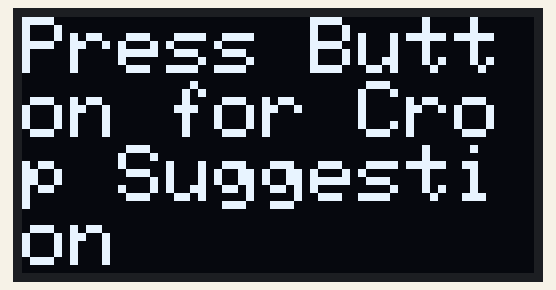
This sketch was run on a simulated Arduino Uno, built with avr-gcc and run on an emulated ATmega328P. Shown: 128×64 one-colour display.

Above: at 1.1 s.

The sketch:

Oled.ino
```cpp
#include <Adafruit_GFX.h>
#include <Adafruit_SSD1306.h>

#define SCREEN_WIDTH 128 // OLED display width,  in pixels
#define SCREEN_HEIGHT 64 // OLED display height, in pixels

// declare an SSD1306 display object connected to I2C
Adafruit_SSD1306 oled(SCREEN_WIDTH, SCREEN_HEIGHT, &Wire, -1);

void setup() {
  // Set the baud rate for the Serial port
  Serial.begin(9600);

  if (!oled.begin(SSD1306_SWITCHCAPVCC, 0x3C)) {
    Serial.println(F("SSD1306 allocation failed"));
    while (true);
  }
  delay(1000);
  oled.clearDisplay();
  oled.setCursor(0,0);
  oled.setTextSize(2);
  oled.setTextColor(WHITE);
  oled.print("Press Button for Crop Suggestion");
  oled.display();
  delay(1000);
}

void loop(){

  oled.clearDisplay();
  oled.setTextSize(1);
  oled.setTextColor(WHITE);
  oled.setCursor(0,0);
  oled.print("Nitrogen:");
  oled.setCursor(5,18);
  oled.print(321);
  oled.setTextSize(1);
  oled.setCursor(43,18);
  oled.print("mg/Kg");
  oled.display();
  delay(2000);

  // oled.clearDisplay();
  // oled.setTextSize(2);
  // oled.setTextColor(WHITE);
  // oled.setCursor(0,0);
  // oled.print("Phosphorus:");
  // oled.setCursor(5,18);
  // oled.print(231);
  // oled.setTextSize(1);
  // oled.setCursor(43,18);
  // oled.print("mg/Kg");
  // oled.display();
  // delay(2000);

  // oled.clearDisplay();
  // oled.setTextSize(2);
  // oled.setTextColor(WHITE);
  // oled.setCursor(0,0);
  // oled.print("Potassium:");
  // oled.setCursor(5,18);
  // oled.print(231);
  // oled.setTextSize(1);
  // oled.setCursor(43,18);
  // oled.print("mg/Kg");
  // oled.display();
  // delay(2000);

  // oled.clearDisplay();
  // oled.setTextSize(2);
  // oled.setTextColor(WHITE);
  // oled.setCursor(0,0);
  // oled.print("Moisture:");
  // oled.setCursor(6,18);
  // oled.print(84);
  // oled.setTextSize(2);
  // oled.setCursor(46,18);
  // oled.print("%");
  // oled.display();
  // delay(2000);

  // oled.clearDisplay();
  // oled.setTextSize(2);
  // oled.setTextColor(WHITE);
  // oled.setCursor(0,0);
  // oled.print("Temp:");
  // oled.setCursor(6,18);
  // oled.print(23);
  // oled.setTextSize(1);
  // oled.setCursor(46,18);
  // oled.print("°C");
  // oled.display();
  // delay(2000);

  // oled.clearDisplay();
  // oled.setTextSize(2);
  // oled.setTextColor(WHITE);
  // oled.setCursor(0,0);
  // oled.print("Humidity:");
  // oled.setCursor(6,18);
  // oled.print(97);
  // oled.setTextSize(2);
  // oled.setCursor(46,18);
  // oled.print("%");
  // oled.display();
  // delay(2000);

  // oled.clearDisplay();
  // oled.setTextSize(3);
  // oled.setTextColor(WHITE);
  // oled.setCursor(0,0);
  // oled.print("Rice");
  // oled.display();
  // delay(5000);

  // oled.clearDisplay();
  // oled.setCursor(0,0);
  // oled.setTextSize(2);
  // oled.setTextColor(WHITE);
  // oled.print("Press Button for Crop Suggestion");
  // oled.display();
}

// #include <SPI.h>
// #include <Wire.h>
// #include <Adafruit_GFX.h>
// #include <Adafruit_SSD1306.h>

// #define OLED_RESET 4
// Adafruit_SSD1306 display(128, 32, &Wire, -1);

// // this is the bitmap, change this variable for your specification.
// const unsigned char myBitmap [] PROGMEM = {
// 	0xff, 0xff, 0xff, 0xff, 0xff, 0xff, 0xff, 0xff, 0xff, 0xff, 0xff, 0xff, 0xff, 0xff, 0xff, 0xff,
// 	0xff, 0xff, 0xff, 0xff, 0xff, 0xff, 0xff, 0xff, 0xff, 0xff, 0xff, 0xff, 0xff, 0xff, 0xff, 0xff,
// 	0xff, 0xff, 0xff, 0xff, 0xff, 0xfe, 0x7f, 0xff, 0xff, 0xff, 0xff, 0xff, 0xff, 0xff, 0xff, 0xff,
// 	0xff, 0xff, 0x1f, 0xff, 0xfc, 0x3f, 0xff, 0xff, 0xff, 0xff, 0xff, 0xff, 0xff, 0xff, 0xff, 0xff,
// 	0xff, 0x83, 0xff, 0xf8, 0x1f, 0xff, 0xff, 0xff, 0xff, 0xff, 0xff, 0xff, 0xff, 0xff, 0xff, 0xff,
// 	0xc0, 0xf0, 0x00, 0x07, 0xff, 0xff, 0xff, 0xff, 0xff, 0xff, 0xff, 0xff, 0xff, 0xff, 0xff, 0xc0,
// 	0x00, 0x00, 0x00, 0x3f, 0xbf, 0xff, 0xff, 0xff, 0xff, 0xff, 0xff, 0xfc, 0x1f, 0xf8, 0x00, 0xff,
// 	0xff, 0xff, 0xfc, 0x30, 0x7f, 0xff, 0xff, 0xff, 0xff, 0xff, 0xff, 0x80, 0x00, 0x3f, 0xff, 0xff,
// 	0xff, 0x0e, 0xc1, 0xff, 0xff, 0xff, 0xff, 0xff, 0xff, 0xff, 0xf8, 0x03, 0xff, 0xff, 0xff, 0xf7,
// 	0x80, 0x03, 0xf0, 0x03, 0xff, 0xff, 0xff, 0xff, 0xff, 0xf0, 0x1f, 0x31, 0xff, 0xff, 0xe1, 0x9c,
// 	0x3e, 0x00, 0x3f, 0xff, 0xff, 0xff, 0xff, 0xff, 0xe0, 0x7f, 0x01, 0x8f, 0xff, 0x1c, 0x40, 0xff,
// 	0x03, 0xff, 0xff, 0xff, 0xff, 0xff, 0xff, 0xc0, 0xff, 0xe0, 0x9d, 0xff, 0x84, 0xc1, 0xff, 0x81,
// 	0xff, 0xff, 0xff, 0xff, 0xff, 0x00, 0x01, 0xff, 0xfc, 0x61, 0xfc, 0xf9, 0x87, 0xff, 0xc0, 0xff,
// 	0xff, 0xff, 0xff, 0xff, 0xff, 0x81, 0xff, 0xfe, 0x36, 0x3e, 0x1b, 0x07, 0xff, 0xc0, 0x07, 0xff,
// 	0xff, 0xff, 0xff, 0xff, 0xc0, 0xff, 0xff, 0x1b, 0x9f, 0xf3, 0xff, 0xff, 0x80, 0x00, 0x7f, 0xff,
// 	0xff, 0xff, 0xff, 0xc0, 0x7f, 0xff, 0x09, 0x3c, 0x32, 0x0f, 0xff, 0x01, 0xff, 0xff, 0xff, 0xff,
// 	0xff, 0xff, 0x80, 0x3f, 0xff, 0x8d, 0x8f, 0xf3, 0xff, 0xfe, 0x07, 0xff, 0xff, 0xff, 0xff, 0xff,
// 	0xf0, 0x00, 0x0f, 0xff, 0xfc, 0xff, 0xe3, 0xff, 0xff, 0xff, 0xff, 0xff, 0xff, 0xff, 0xff, 0xff,
// 	0xff, 0x03, 0xff, 0xf8, 0x00, 0x00, 0x00, 0x00, 0x00, 0x3f, 0xff, 0xff, 0xff, 0xff, 0xff, 0xff,
// 	0xc0, 0x00, 0x00, 0x00, 0x00, 0x00, 0x00, 0x00, 0x00, 0x3f, 0xff, 0xff, 0xfc, 0x00, 0x00, 0x00,
// 	0x00, 0x00, 0x00, 0x00, 0x1f, 0xff, 0xff, 0xff, 0xff, 0xff, 0xff, 0xff, 0xff, 0xf0, 0x00, 0x00,
// 	0x07, 0xff, 0xe0, 0x00, 0x00, 0x00, 0x3f, 0xff, 0xff, 0xff, 0xff, 0xff, 0xff, 0xff, 0xff, 0x80,
// 	0x00, 0x00, 0x00, 0x3f, 0xff, 0xff, 0xff, 0xff, 0xff, 0xff, 0xff, 0xff, 0xff, 0xff, 0x00, 0x00,
// 	0x3f, 0xff, 0xff, 0xff, 0xff, 0xff, 0xff, 0xff, 0xff, 0xff, 0xff, 0xff, 0xff, 0xff, 0xff, 0xff,
// 	0xff, 0xff, 0xff, 0xff, 0xff, 0xff, 0xf0, 0xf8, 0x7c, 0x3f, 0xfe, 0x0f, 0xff, 0xdf, 0x07, 0xe0,
// 	0xff, 0xc7, 0xfe, 0x0f, 0x0f, 0xf0, 0xf1, 0xfc, 0x3e, 0x1f, 0x0f, 0x87, 0xdf, 0x87, 0xe0, 0xff,
// 	0x01, 0xff, 0x0e, 0x3f, 0xf0, 0x07, 0xfc, 0x3c, 0x3f, 0x0f, 0xc0, 0x7f, 0x87, 0xe0, 0xfe, 0x70,
// 	0xff, 0x08, 0xff, 0xf0, 0xe1, 0xfc, 0x38, 0x7f, 0x0f, 0xfe, 0x07, 0x87, 0xe0, 0xf8, 0x78, 0x3f,
// 	0x0c, 0x3f, 0xf0, 0xf8, 0x7c, 0x3e, 0x1e, 0x0f, 0x9f, 0x8f, 0x07, 0xe0, 0xf0, 0xfc, 0x1e, 0x0f,
// 	0x0f, 0xff, 0xff, 0xff, 0xff, 0xff, 0xff, 0xff, 0xff, 0xff, 0xff, 0xff, 0xff, 0xff, 0xff, 0xff
// };


// void setup()
// {
//   Serial.begin(9600);
//   display.begin(SSD1306_SWITCHCAPVCC, 0x3C);  // here the 0x3c is the I2C address, check your i2c address if u have multiple devices.

//   display.drawBitmap(0, 0, myBitmap, 128, 32, WHITE);
//   display.display();
//   delay(2000);
// }

// void loop()
// {

// }
```

Measured:
- what the display in image 0 shows lasts 1.0 s, from 1.1 s to 2.1 s
